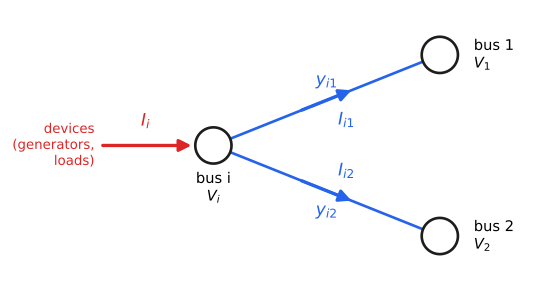

Source code (Python):
"""Draw KCL at one bus: an injection I_i and branch currents to two neighbours.

Used in notes/power_flow_equations.md section 8.
Run: uv run python notes/diagrams/kcl_bus.py
"""

from pathlib import Path

import matplotlib.pyplot as plt
from matplotlib.patches import Circle

out = Path(__file__).with_suffix(".svg")

BUS, BRANCH, INJ = "#1d1d1b", "#2563eb", "#dc2626"

fig, ax = plt.subplots(figsize=(7, 4.2))

buses = {"i": (0, 0), "k=1": (4, 1.6), "k=2": (4, -1.6)}
labels = {"i": "bus i\n$V_i$", "k=1": "bus 1\n$V_1$", "k=2": "bus 2\n$V_2$"}

# Branches with admittance labels and current arrows (positive away from bus i)
for k, name in [("k=1", "1"), ("k=2", "2")]:
    (x0, y0), (x1, y1) = buses["i"], buses[k]
    ax.plot([x0, x1], [y0, y1], color=BRANCH, lw=2, zorder=1)
    mx, my = (x0 + x1) / 2, (y0 + y1) / 2
    ax.text(mx, my + (0.35 if y1 > 0 else -0.35), f"$y_{{i{name}}}$", color=BRANCH,
            ha="center", va="center", fontsize=13)
    ax.annotate("", xy=(x0 + 0.62 * (x1 - x0), y0 + 0.62 * (y1 - y0)),
                xytext=(x0 + 0.38 * (x1 - x0), y0 + 0.38 * (y1 - y0)),
                arrowprops=dict(arrowstyle="-|>", color=BRANCH, lw=2.5, mutation_scale=18))
    ax.text(mx + 0.35, my + (-0.35 if y1 > 0 else 0.35), f"$I_{{i{name}}}$", color=BRANCH,
            ha="center", va="center", fontsize=13)

# Buses
for b, (x, y) in buses.items():
    ax.add_patch(Circle((x, y), 0.32, facecolor="white", edgecolor=BUS, lw=2, zorder=2))
    ax.text(x + (0.0 if b == "i" else 0.6), y + (-0.75 if b == "i" else 0), labels[b],
            ha="left" if b != "i" else "center", va="center", fontsize=11)

# Injection from devices at bus i
ax.annotate("", xy=(-0.34, 0), xytext=(-2.0, 0),
            arrowprops=dict(arrowstyle="-|>", color=INJ, lw=2.5, mutation_scale=18))
ax.text(-1.2, 0.35, "$I_i$", color=INJ, ha="center", fontsize=13)
ax.text(-2.1, 0, "devices\n(generators,\nloads)", ha="right", va="center", fontsize=10, color=INJ)

ax.set_xlim(-3.6, 5.6)
ax.set_ylim(-2.4, 2.4)
ax.set_aspect("equal")
ax.axis("off")
fig.savefig(out, facecolor="white", bbox_inches="tight")
